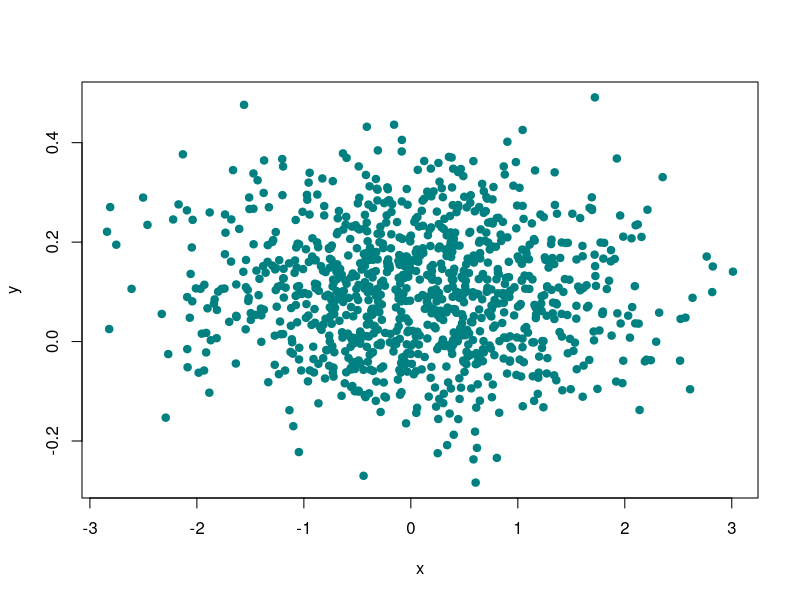
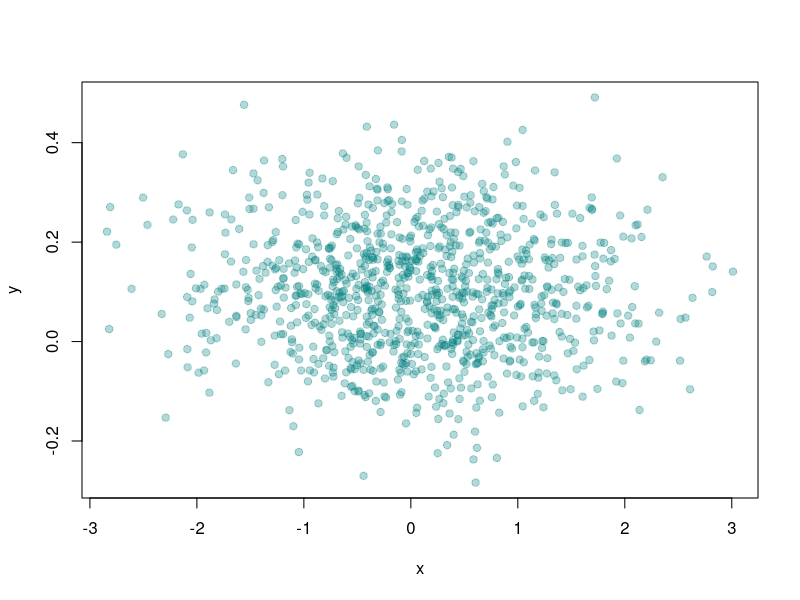

Reproduce these figures in R, in order. (Note: this script raises an error after producing the figures.)
# colors in R

# Of course, color choice is secondary to your data and how you analyze it, but
# effectively using colors can enhance your plots and presentations, emphasizing
# the important points you're trying to convey. 

# the first 3 default colors in R are white, red & green
# color = c(1:3) will give the above colors

# many color packages come with the package grDevices!
# eg: heat.colors, topo.colors
# heat.colors: Here low values are represented in red and as the values
# increase the colors move through yellow towards white.
# topo.colors: uses topographical colors ranging from blue (low values)
# towards brown (higher values)

# function colors() from grDevices lists the names of 657 predefined colors you can use in any
# plotting function.
# there are a lot of variety in the colors, some of which are names followed by
# numbers indicating that there are multiple forms of that particular color

# two additional functions from grDevices, colorRamp and colorRampPalette,give you more options. 
# Both of these take color names as arguments and use them
# as "palettes", that is, these argument colors are blended in different proportions to form new colors.

# colorRamp, takes a palette of colors (the arguments) and returns a
# function that takes values between 0 and 1 as arguments. The 0 and 1 correspond
# to the extremes of the color palette. Arguments between 0 and 1 return blends of these extremes.

# creating a function of 2 palettes with red & blue colors
# assigning the function to a variable named palette
palette <- colorRamp(c("red","blue"))

palette(0) 
# returns 1 by 3 array with 255 as the first entry and 0 in the other 2. 
# This 3 long vector corresponds to red, green, blue (RGB) color encoding commonly used in televisions and monitors. 
# In R, 24 bits are used to represent colors. 
# Think of these 24 bits as 3 sets of 8 bits
# each of which represents an intensity for one of the colors red, green, and blue.

#  The 255 returned from the pal(0) call corresponds to the largest possible number
# represented with 8 bits, so the vector (255,0,0) contains only red (no green or
# blue), and moreover, it's the highest possible value of red.

palette(1) 
# will return a RGB code for blue color!
# the vector (0,0,255) which represents the highest intensity of blue

palette(0.5)
# (127.5,0,127.5) half the maximum values for R & B with 0 for G

# The function palette() can take more than one argument. 
# It returns one 3-long (or 4-long, but more about this later) vector for each argument.
palette(seq(0,1,len=6)) 
# passing in a sequence of 6 numbers within the range of 0 & 1

#       [,1] [,2] [,3]
# [1,]  255    0    0
# [2,]  204    0   51
# [3,]  153    0  102
# [4,]  102    0  153
# [5,]   51    0  204
# [6,]    0    0  255

# Six vectors (each of length 3) are returned. 
# The i-th vector is identical to output that would be returned by the call palette(i/5) for i=0,...5. 
# We see that the i-th row (for i=1,...6) differs from the (i-1)-st row in the following way. 
# Its red entry is 51 (= 255/5) points lower and its blue entry is 51 points higher.

# In this example none of pal's outputs will ever contain green since it wasn't in our initial palette.


# colorRampPalette(), is a function similar to colorRamp. 
# It also takes a palette of colors and returns a function. 
# This function, however, takes integer arguments (instead of numbers between 0 and 1) and returns a vector of
# colors each of which is a blend of colors of the original palette.

# The argument you pass to the returned function specifies the number of colors you want returned. 
# Each element of the returned vector is a 24 bit number, represented as 6 hexadecimal characters, 
# which range from 0 to F. 
# This set of 6 hex characters represents the intensities of red, green, and blue, 2 characters for each color

palette <- colorRampPalette(c("red","blue"))
palette(2) # "#FF0000" "#0000FF"
# a 2-long vector is returned. The first entry FF0000 represents red. The FF is hexadecimal for 255, 
# the same value returned by our call palette(0) with colorRamp(). 
# The second entry 0000FF represents blue, also with intensity 255.

palette(6) # "#FF0000" "#CC0033" "#990066" "#650099" "#3200CC" "#0000FF"
# We see the two ends (FF0000 and 0000FF) are consistent with the colors red and blue.
# How about CC0033?
# type 0xcc or 0xCC at the command line to see the decimal equivalent of this hex number. 
# must include the 0 before the x to specify that you're entering a hexadecimal number.

# So 0xCC equals 204 and we can easily convert hex 33 to decimal, as in 0x33=3*16+3=51. 
# These were exactly the numbers we got in the second row returned from our call to palette(seq(0,1,len=6)). 
# We see that 4 of the 6 numbers agree with our earlier call to pal.
# Two of the 6 differ slightly.

palette <- colorRampPalette(c("red","yellow"))
palette(2) 
# "#FF0000" "#FFFF00"
# first color we see is FF0000, which we know represents red.
# The second color returned, FFFF00, must represent yellow, a combination of full
# intensity red and full intensity green. This makes sense, since yellow falls
# between red and green on the color wheel.

palette(10)
# "#FF0000" "#FF1C00" "#FF3800" "#FF5500" "#FF7100" "#FF8D00" "#FFAA00" "#FFC600" "#FFE200" "#FFFF00"
# in the 10-long vector, for each element, the red component is fixed at FF,
# and the green component grows from 00 (at the first element) to FF (at the last).

# to see the code of palette() function
palette
# is a short function with one argument, n. The argument n is used as the length in a call to 
# the function seq.int, itself an argument to the function ramp. 
# We can infer that ramp is just going to divide the interval from 0 to 1 into n pieces.

rgb(red = 0.5, green = 0.6, blue = 0.23)
# rgb is a color specification function that can be used to produce any color with red, green, blue 
# proportions. We see the maxColorValue is 1 by default, so if we called rgb with values for red, 
# green and blue, we would specify numbers at most 1 (assuming we didn't change the default for maxColorValue)
# fourth argument is alpha which can be a logical, i.e., either TRUE or FALSE, or a numerical value

palette <- colorRampPalette(c("blue","green"), alpha=0.5)
palette(5) # "#0000FFFF" "#003FBFFF" "#007F7FFF" "#00BF3FFF" "#00FF00FF"

# in the 5-long vector that the call returned, each element has 32 bits, 4 groups of 8 bits each. 
# The last 8 bits represent the value of alpha.
# Since it was NOT ZERO in the call to colorRampPalette, it gets the maximum FF value. 
# (The same result would happen if alpha had been set to TRUE.) 
# When it was 0 or FALSE (as in previous calls to colorRampPalette) it was given the value 00 and wasn't shown.
# The leftmost 24 bits of each element are the same RGB encoding we previously saw.

palette <- colorRampPalette(c("blue","green"), alpha= TRUE)
palette(5) 

x <- rnorm(1000)
y <- rnorm(n=1000, sd=.125, m=0.1)
plot(x,y,pch=19,col=rgb(0,0.5,0.5))

# Well this picture is okay for a scatterplot, a nice mix of blue and green, but it
# really doesn't tell us too much information in the center portion, since the points are so cluttered there. 
# We see there are a lot of points, but is one area more filled than another? 
# We can't really discriminate between different point densities. 
# This is where the alpha argument can help us. 

plot(x,y,pch=19,col=rgb(0,0.5,0.5, alpha = 0.3))

# RColorBrewer Package

# contains interesting and useful color palettes, of which there are 3 types,
# sequential, divergent, and qualitative. Which one you would choose to use depends on your data.

# These colorBrewer palettes can be used in conjunction with the colorRamp() and colorRampPalette() functions.
# You would use colors from a colorBrewer palette as your base palette,i.e., 
# as arguments to colorRamp or colorRampPalette which would interpolate them to create new colors.

# the function brewer.pal with 2 arguments, 3 and "BuGn". 
# The string "BuGn" is a palette type. 
# The 3 tells the function how many different colors we want.
cols <- brewer.pal(3, "BuGn")

# Alpha represents an opacity level, that is, how transparent
# should the colors be. We can add color transparency with the alpha parameter to calls to rgb

